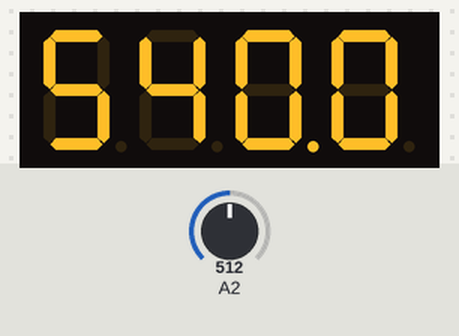
The sketch below on a simulated ATtiny85, built with avr-gcc and run on an emulated ATtiny85. Parts: 4-digit seven-segment display. The test bench sets the inputs (shaded band); at power-on: A2 = 512.

Above: at 1.2 s.
1.3 s: A2 set to 716
At 1.7 s:
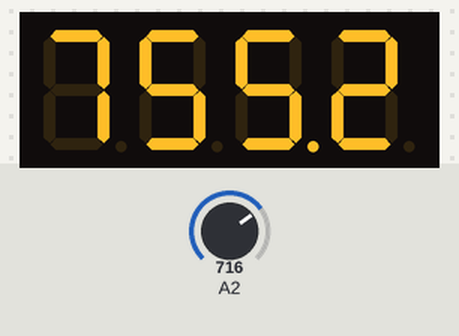
2.9 s: A2 set to 900
At 3.6 s:
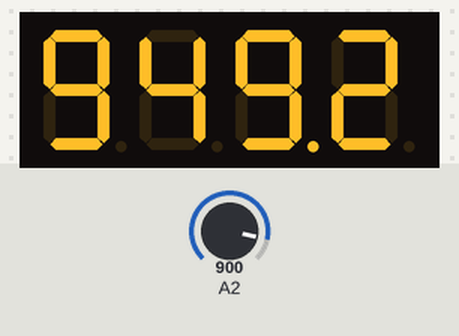
4.4 s: A2 set to 1023
At 5.4 s:
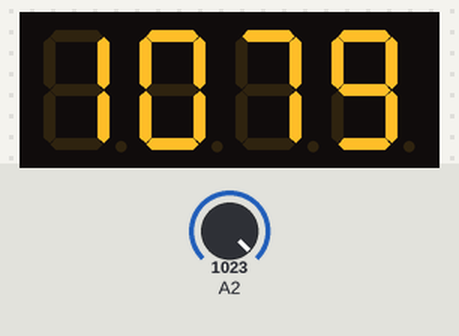
Timing chart, 0 to 7.4 s (numbered marks = the images above; inputs shaded):
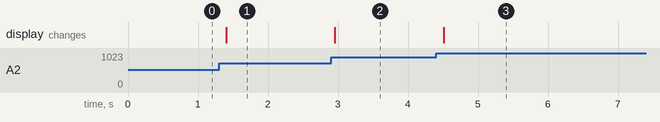

The sketch:

UnitDisplay.ino
```cpp
#include <Wire.h> // Enable this line if using Arduino Uno, Mega, etc.
#include <Adafruit_GFX.h>
#include "Adafruit_LEDBackpack.h"

Adafruit_7segment matrix = Adafruit_7segment();

void setup() {
  // put your setup code here, to run once:
  #ifndef __AVR_ATtiny85__
    Serial.begin(9600);
    Serial.println("7 Segment Input Test");
  #endif
  matrix.begin(0x70);
}

void loop() {
  // put your main code here, to run repeatedly:
  int selectedValue = 2;

  float voltage = getAnalogVoltage(selectedValue);
  scaleVoltage(voltage, selectedValue);

//  float voltage = 0;
//  for(int i = 0; i < 500; i++) {
//    voltage = (float) i / 100;
//    scaleVoltage(voltage, selectedValue);
//    delay(50);
//  }
}

float getAnalogVoltage(int analogPin) {
  return analogRead(analogPin) * (5.0/1024.0);
}

double scaleVoltage(float voltage, int selectedValue) {
  double value = 0.0;
  switch(selectedValue) {
    case 2:
      value = (1080.0 / 5.0) * voltage;
      matrix.println(value);
      break;
    case 1:
      value = (60.0 / 5.0) * voltage;
      matrix.println(value);
      break;
    case 0:
    default:
      matrix.clear();
      break;
  }
  matrix.writeDisplay();
  delay(150);
}
```

Measured:
- after the input at 1.3 s, the display: changes after 0.10 s (image 1)
- after the input at 2.9 s, the display: changes after 0.06 s (image 2)
- after the input at 4.4 s, the display: changes after 0.11 s (image 3)
